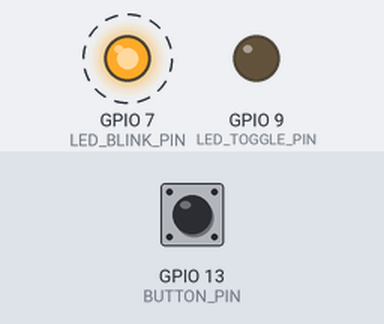
A program run on a simulated ESP32. On the bench: output pins drawn as LEDs (lit = HIGH). Dashed ring = blinking. Inputs (shaded band) come from the test bench; at power-on: GPIO 13 (BUTTON_PIN) HIGH. What the program prints to the serial monitor is not drawn.

Above: at 1.3 s.
1.4 s: GPIO 13 (BUTTON_PIN) pulled LOW for 0.15 s
At 2.5 s:
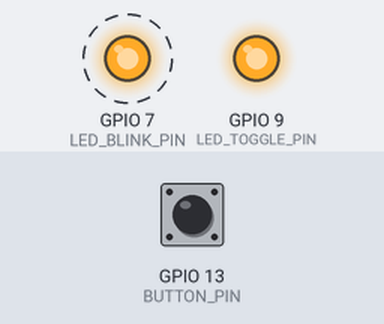
4.4 s: GPIO 13 (BUTTON_PIN) pulled LOW for 1 s
At 5.0 s:
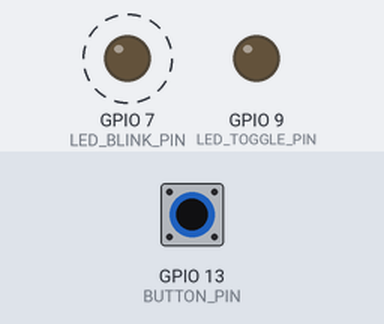
8.1 s: GPIO 13 (BUTTON_PIN) pulled LOW for 3.2 s
At 9.0 s:
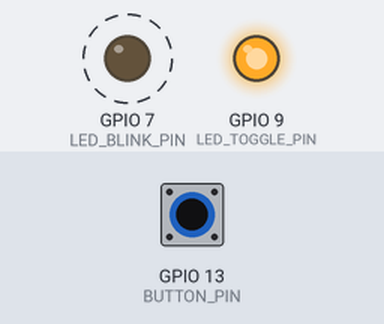
Timing chart, 0 to 18.8 s (numbered marks = the images above; inputs shaded):
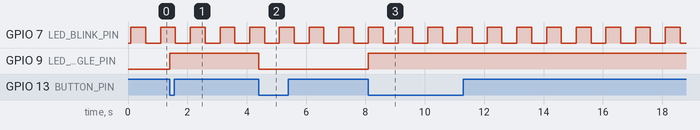

The program:

main.cpp
```cpp
#include <Arduino.h>

// include library
#include "freertos/FreeRTOS.h"
#include "freertos/task.h"
#include "freertos/semphr.h"

// define, config
#define LED_BLINK_PIN 7
#define LED_TOGGLE_PIN 9
#define BUTTON_PIN 13

// threshold
constexpr uint32_t DEBOUNCE_TIME_MS = 200;

// variable global
volatile unsigned long lastInterruptTime = 0;

// initialize Semaphore
SemaphoreHandle_t xButtonSemaphore = NULL;

// task handle for task
TaskHandle_t xBlinkTaskHandle = NULL;
TaskHandle_t xToggleTaskHandle = NULL;

// put function declarations here:
void vBlinkLedTask(void *pvParameters);
void vToggleLedTask(void *pvParameters);
void IRAM_ATTR vButtonISR();
void IRAM_ATTR vGiveButtonSemaphoreFromISR();
void vSetupButtonInterrupt(uint8_t pinButton);

void setup() {
  // put your setup code here, to run once:
  Serial.begin(115200);
  delay(100);

  // create semaphore and check
  xButtonSemaphore = xSemaphoreCreateBinary();
  if (xButtonSemaphore == NULL) {
    Serial.println("❌ Failed to create semaphore!");
    while (1);
  }

  // Setup Interrupt
  vSetupButtonInterrupt(BUTTON_PIN);

  // create task
  xTaskCreate(vBlinkLedTask, "BlinkTask", 2048, NULL, 1, &xBlinkTaskHandle);
  xTaskCreate(vToggleLedTask, "ToggleTask", 2048, NULL, 1, &xToggleTaskHandle);

  Serial.println("✅ Tasks and Semaphore initialized.");
}

void loop() {
  // put your main code here, to run repeatedly:
  // nothing
}

// put function definitions here:
// task blink led 0.5s
void vBlinkLedTask(void *pvParameters) {
  (void) pvParameters; // Để “tắt cảnh báo unused parameter”

  // stage setup
  pinMode(LED_BLINK_PIN, OUTPUT);

  // stage loop
  while (1) {
    digitalWrite(LED_BLINK_PIN, !digitalRead(LED_BLINK_PIN));
    vTaskDelay(pdMS_TO_TICKS(500)); // 0.5s
  }
}

// task toggle led when take semaphore from semaphore resulting from press button
void vToggleLedTask(void *pvParameters) {
  (void) pvParameters; // Để “tắt cảnh báo unused parameter”

  // stage setup
  pinMode(LED_TOGGLE_PIN, OUTPUT);

  // stage loop
  while (1) {
    // Đợi đến khi ISR give semaphore
    if (xSemaphoreTake(xButtonSemaphore, portMAX_DELAY) == pdTRUE) {
      // Toggle LED GPIO9
      digitalWrite(LED_TOGGLE_PIN, !digitalRead(LED_TOGGLE_PIN));
      Serial.println("[Task] Button pressed -> LED9 toggled!");
    }
  }
}

// Interrupt for button
void IRAM_ATTR vButtonISR() {
  // debouce button
  unsigned long currentTime = millis();

  if (currentTime - lastInterruptTime > DEBOUNCE_TIME_MS) {
    // complete deboucing for button, give semaphore from interrupt button to Semaphore in FreeRTOS
    vGiveButtonSemaphoreFromISR();

    lastInterruptTime = currentTime;
  }
}

void IRAM_ATTR vGiveButtonSemaphoreFromISR() {
  BaseType_t xHigherPriorityTaskWoken = pdFALSE;

  // Give semaphore từ ngắt
  xSemaphoreGiveFromISR(xButtonSemaphore, &xHigherPriorityTaskWoken);

  // Cho phép chuyển context ngay nếu cần
  portYIELD_FROM_ISR(xHigherPriorityTaskWoken);
}

void vSetupButtonInterrupt(uint8_t pinButton) {
  pinMode(pinButton, INPUT_PULLUP);

  // Gán ISR cho nút nhấn (kích hoạt khi nhấn xuống)
  attachInterrupt(digitalPinToInterrupt(pinButton), vButtonISR, FALLING);
}

// Đọc giải thích thêm tại explain.md
```

Measured:
- after the input at 1.4 s, GPIO 9 (LED_TOGGLE_PIN): LOW → HIGH at once
- after the input at 4.4 s, GPIO 9 (LED_TOGGLE_PIN): HIGH → LOW at once
- after the input at 8.1 s, GPIO 9 (LED_TOGGLE_PIN): LOW → HIGH at once
- by itself, GPIO 7 (LED_BLINK_PIN): alternates HIGH for 0.50 s and LOW for 0.50 s
